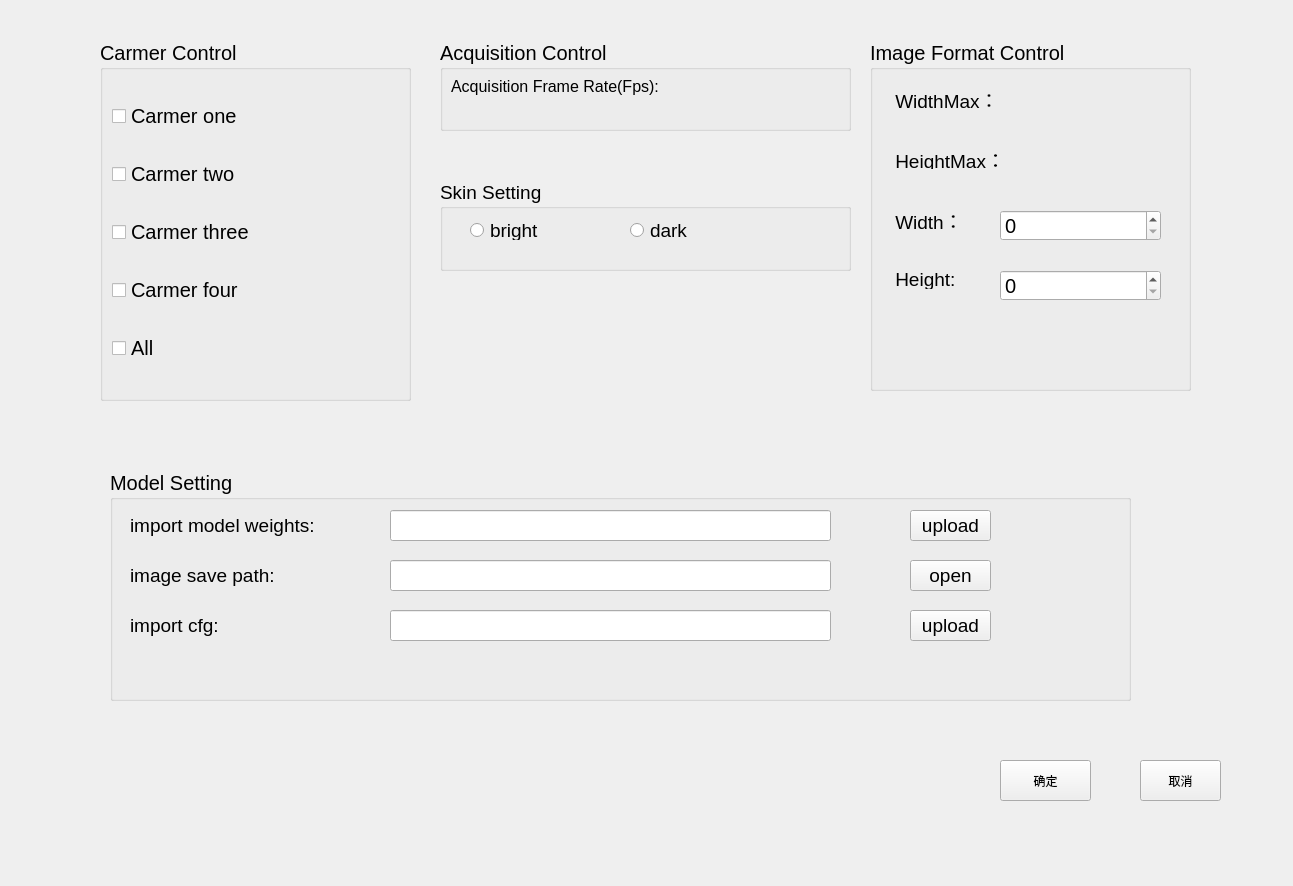
<?xml version="1.0" encoding="UTF-8"?>
<ui version="4.0">
 <class>Form</class>
 <widget class="QWidget" name="Form">
  <property name="geometry">
   <rect>
    <x>0</x>
    <y>0</y>
    <width>1293</width>
    <height>886</height>
   </rect>
  </property>
  <property name="windowTitle">
   <string>Form</string>
  </property>
  <widget class="QGroupBox" name="Carmer_control">
   <property name="geometry">
    <rect>
     <x>100</x>
     <y>40</y>
     <width>311</width>
     <height>361</height>
    </rect>
   </property>
   <property name="font">
    <font>
     <pointsize>15</pointsize>
    </font>
   </property>
   <property name="title">
    <string>Carmer Control</string>
   </property>
   <layout class="QVBoxLayout" name="verticalLayout">
    <item>
     <widget class="QCheckBox" name="carmer_one">
      <property name="font">
       <font>
        <pointsize>15</pointsize>
       </font>
      </property>
      <property name="text">
       <string>Carmer one</string>
      </property>
     </widget>
    </item>
    <item>
     <widget class="QCheckBox" name="carmer_two">
      <property name="font">
       <font>
        <pointsize>15</pointsize>
       </font>
      </property>
      <property name="text">
       <string>Carmer two</string>
      </property>
     </widget>
    </item>
    <item>
     <widget class="QCheckBox" name="carmer_three">
      <property name="font">
       <font>
        <pointsize>15</pointsize>
       </font>
      </property>
      <property name="text">
       <string>Carmer three</string>
      </property>
     </widget>
    </item>
    <item>
     <widget class="QCheckBox" name="carmer_four">
      <property name="font">
       <font>
        <pointsize>15</pointsize>
       </font>
      </property>
      <property name="text">
       <string>Carmer four</string>
      </property>
     </widget>
    </item>
    <item>
     <widget class="QCheckBox" name="carmer_all">
      <property name="font">
       <font>
        <pointsize>15</pointsize>
       </font>
      </property>
      <property name="text">
       <string>All</string>
      </property>
     </widget>
    </item>
   </layout>
  </widget>
  <widget class="QGroupBox" name="model_setting">
   <property name="geometry">
    <rect>
     <x>110</x>
     <y>470</y>
     <width>1021</width>
     <height>231</height>
    </rect>
   </property>
   <property name="font">
    <font>
     <pointsize>15</pointsize>
    </font>
   </property>
   <property name="title">
    <string>Model Setting</string>
   </property>
   <widget class="QLabel" name="weights_label">
    <property name="geometry">
     <rect>
      <x>20</x>
      <y>40</y>
      <width>211</width>
      <height>31</height>
     </rect>
    </property>
    <property name="font">
     <font>
      <pointsize>14</pointsize>
     </font>
    </property>
    <property name="text">
     <string>import model weights:</string>
    </property>
   </widget>
   <widget class="QLabel" name="img_save_path_label">
    <property name="geometry">
     <rect>
      <x>20</x>
      <y>90</y>
      <width>161</width>
      <height>31</height>
     </rect>
    </property>
    <property name="font">
     <font>
      <pointsize>14</pointsize>
     </font>
    </property>
    <property name="text">
     <string>image save path:</string>
    </property>
   </widget>
   <widget class="QLineEdit" name="weights_lineEdit">
    <property name="geometry">
     <rect>
      <x>280</x>
      <y>40</y>
      <width>441</width>
      <height>31</height>
     </rect>
    </property>
   </widget>
   <widget class="QLineEdit" name="save_path_lineEdit">
    <property name="geometry">
     <rect>
      <x>280</x>
      <y>90</y>
      <width>441</width>
      <height>31</height>
     </rect>
    </property>
   </widget>
   <widget class="QPushButton" name="weights_upload">
    <property name="geometry">
     <rect>
      <x>800</x>
      <y>40</y>
      <width>81</width>
      <height>31</height>
     </rect>
    </property>
    <property name="font">
     <font>
      <pointsize>14</pointsize>
     </font>
    </property>
    <property name="text">
     <string>upload</string>
    </property>
   </widget>
   <widget class="QPushButton" name="img_path_open">
    <property name="geometry">
     <rect>
      <x>800</x>
      <y>90</y>
      <width>81</width>
      <height>31</height>
     </rect>
    </property>
    <property name="font">
     <font>
      <pointsize>14</pointsize>
     </font>
    </property>
    <property name="text">
     <string>open</string>
    </property>
   </widget>
   <widget class="QLabel" name="cfg_label">
    <property name="geometry">
     <rect>
      <x>20</x>
      <y>140</y>
      <width>131</width>
      <height>31</height>
     </rect>
    </property>
    <property name="font">
     <font>
      <pointsize>14</pointsize>
     </font>
    </property>
    <property name="text">
     <string>import cfg:</string>
    </property>
   </widget>
   <widget class="QLineEdit" name="cfg_lineEdit">
    <property name="geometry">
     <rect>
      <x>280</x>
      <y>140</y>
      <width>441</width>
      <height>31</height>
     </rect>
    </property>
   </widget>
   <widget class="QPushButton" name="cfg_upload">
    <property name="geometry">
     <rect>
      <x>800</x>
      <y>140</y>
      <width>81</width>
      <height>31</height>
     </rect>
    </property>
    <property name="font">
     <font>
      <pointsize>14</pointsize>
     </font>
    </property>
    <property name="text">
     <string>upload</string>
    </property>
   </widget>
  </widget>
  <widget class="QPushButton" name="confirm">
   <property name="geometry">
    <rect>
     <x>1000</x>
     <y>760</y>
     <width>91</width>
     <height>41</height>
    </rect>
   </property>
   <property name="text">
    <string>确定</string>
   </property>
  </widget>
  <widget class="QPushButton" name="cancel">
   <property name="geometry">
    <rect>
     <x>1140</x>
     <y>760</y>
     <width>81</width>
     <height>41</height>
    </rect>
   </property>
   <property name="text">
    <string>取消</string>
   </property>
  </widget>
  <widget class="QGroupBox" name="Acquisition_Control">
   <property name="geometry">
    <rect>
     <x>440</x>
     <y>40</y>
     <width>411</width>
     <height>91</height>
    </rect>
   </property>
   <property name="font">
    <font>
     <pointsize>15</pointsize>
    </font>
   </property>
   <property name="contextMenuPolicy">
    <enum>Qt::NoContextMenu</enum>
   </property>
   <property name="title">
    <string>Acquisition Control</string>
   </property>
   <widget class="QWidget" name="layoutWidget">
    <property name="geometry">
     <rect>
      <x>11</x>
      <y>26</y>
      <width>391</width>
      <height>41</height>
     </rect>
    </property>
    <layout class="QHBoxLayout" name="horizontalLayout">
     <item>
      <widget class="QLabel" name="fps_label">
       <property name="font">
        <font>
         <pointsize>12</pointsize>
        </font>
       </property>
       <property name="text">
        <string>Acquisition Frame Rate(Fps):</string>
       </property>
      </widget>
     </item>
     <item>
      <widget class="QLabel" name="fps_value_label">
       <property name="text">
        <string/>
       </property>
      </widget>
     </item>
    </layout>
   </widget>
  </widget>
  <widget class="QGroupBox" name="Image_Format_Control">
   <property name="geometry">
    <rect>
     <x>870</x>
     <y>40</y>
     <width>321</width>
     <height>351</height>
    </rect>
   </property>
   <property name="sizePolicy">
    <sizepolicy hsizetype="Preferred" vsizetype="Preferred">
     <horstretch>0</horstretch>
     <verstretch>0</verstretch>
    </sizepolicy>
   </property>
   <property name="font">
    <font>
     <pointsize>15</pointsize>
    </font>
   </property>
   <property name="contextMenuPolicy">
    <enum>Qt::DefaultContextMenu</enum>
   </property>
   <property name="title">
    <string>Image Format Control</string>
   </property>
   <widget class="QLabel" name="HeightMax_value_label">
    <property name="geometry">
     <rect>
      <x>150</x>
      <y>110</y>
      <width>131</width>
      <height>31</height>
     </rect>
    </property>
    <property name="font">
     <font>
      <pointsize>14</pointsize>
     </font>
    </property>
    <property name="text">
     <string/>
    </property>
   </widget>
   <widget class="QLabel" name="WidthMax_value_label">
    <property name="geometry">
     <rect>
      <x>150</x>
      <y>50</y>
      <width>131</width>
      <height>31</height>
     </rect>
    </property>
    <property name="font">
     <font>
      <pointsize>14</pointsize>
     </font>
    </property>
    <property name="text">
     <string/>
    </property>
   </widget>
   <widget class="QSpinBox" name="Height_spinBox">
    <property name="geometry">
     <rect>
      <x>130</x>
      <y>230</y>
      <width>161</width>
      <height>31</height>
     </rect>
    </property>
   </widget>
   <widget class="QLabel" name="HeightMax_label">
    <property name="geometry">
     <rect>
      <x>20</x>
      <y>110</y>
      <width>119</width>
      <height>19</height>
     </rect>
    </property>
    <property name="font">
     <font>
      <pointsize>14</pointsize>
     </font>
    </property>
    <property name="text">
     <string> HeightMax：</string>
    </property>
   </widget>
   <widget class="QLabel" name="WidthMax_label">
    <property name="geometry">
     <rect>
      <x>20</x>
      <y>50</y>
      <width>109</width>
      <height>19</height>
     </rect>
    </property>
    <property name="font">
     <font>
      <pointsize>14</pointsize>
     </font>
    </property>
    <property name="text">
     <string> WidthMax：</string>
    </property>
   </widget>
   <widget class="QLabel" name="Width_label">
    <property name="geometry">
     <rect>
      <x>20</x>
      <y>170</y>
      <width>79</width>
      <height>20</height>
     </rect>
    </property>
    <property name="font">
     <font>
      <pointsize>14</pointsize>
     </font>
    </property>
    <property name="text">
     <string> Width：</string>
    </property>
   </widget>
   <widget class="QLabel" name="Height_label">
    <property name="geometry">
     <rect>
      <x>20</x>
      <y>230</y>
      <width>80</width>
      <height>19</height>
     </rect>
    </property>
    <property name="font">
     <font>
      <pointsize>14</pointsize>
     </font>
    </property>
    <property name="text">
     <string> Height:</string>
    </property>
   </widget>
   <widget class="QSpinBox" name="Width_spinBox">
    <property name="geometry">
     <rect>
      <x>130</x>
      <y>170</y>
      <width>161</width>
      <height>31</height>
     </rect>
    </property>
   </widget>
  </widget>
  <widget class="QGroupBox" name="Skin_Setting">
   <property name="geometry">
    <rect>
     <x>440</x>
     <y>180</y>
     <width>411</width>
     <height>91</height>
    </rect>
   </property>
   <property name="font">
    <font>
     <pointsize>14</pointsize>
    </font>
   </property>
   <property name="title">
    <string>Skin Setting</string>
   </property>
   <widget class="QRadioButton" name="bright_radioButton">
    <property name="geometry">
     <rect>
      <x>30</x>
      <y>40</y>
      <width>101</width>
      <height>20</height>
     </rect>
    </property>
    <property name="text">
     <string>bright</string>
    </property>
   </widget>
   <widget class="QRadioButton" name="dark_radioButton">
    <property name="geometry">
     <rect>
      <x>190</x>
      <y>40</y>
      <width>101</width>
      <height>20</height>
     </rect>
    </property>
    <property name="text">
     <string>dark</string>
    </property>
   </widget>
  </widget>
 </widget>
 <resources/>
 <connections/>
</ui>
